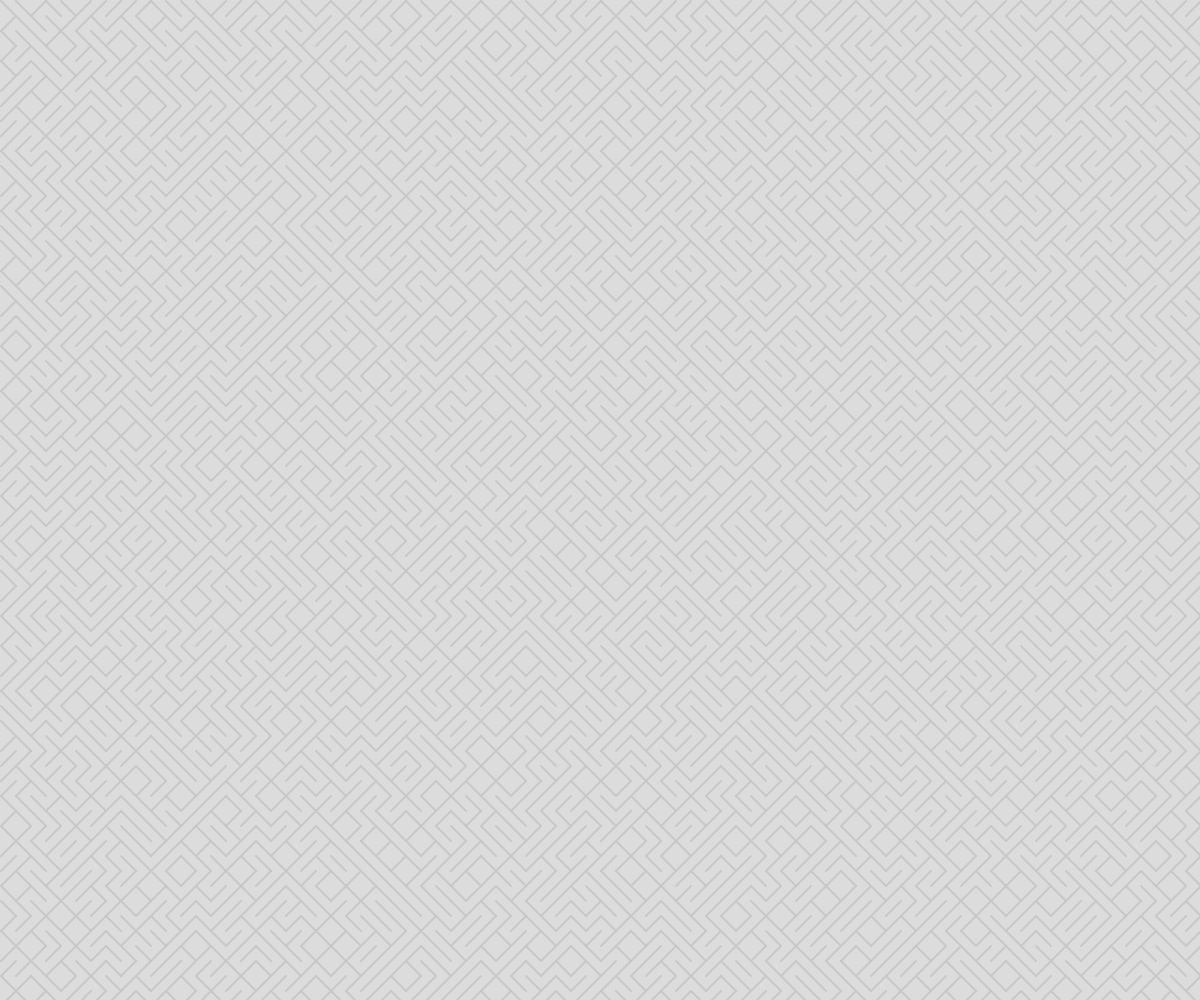
Frame 1 (no input)
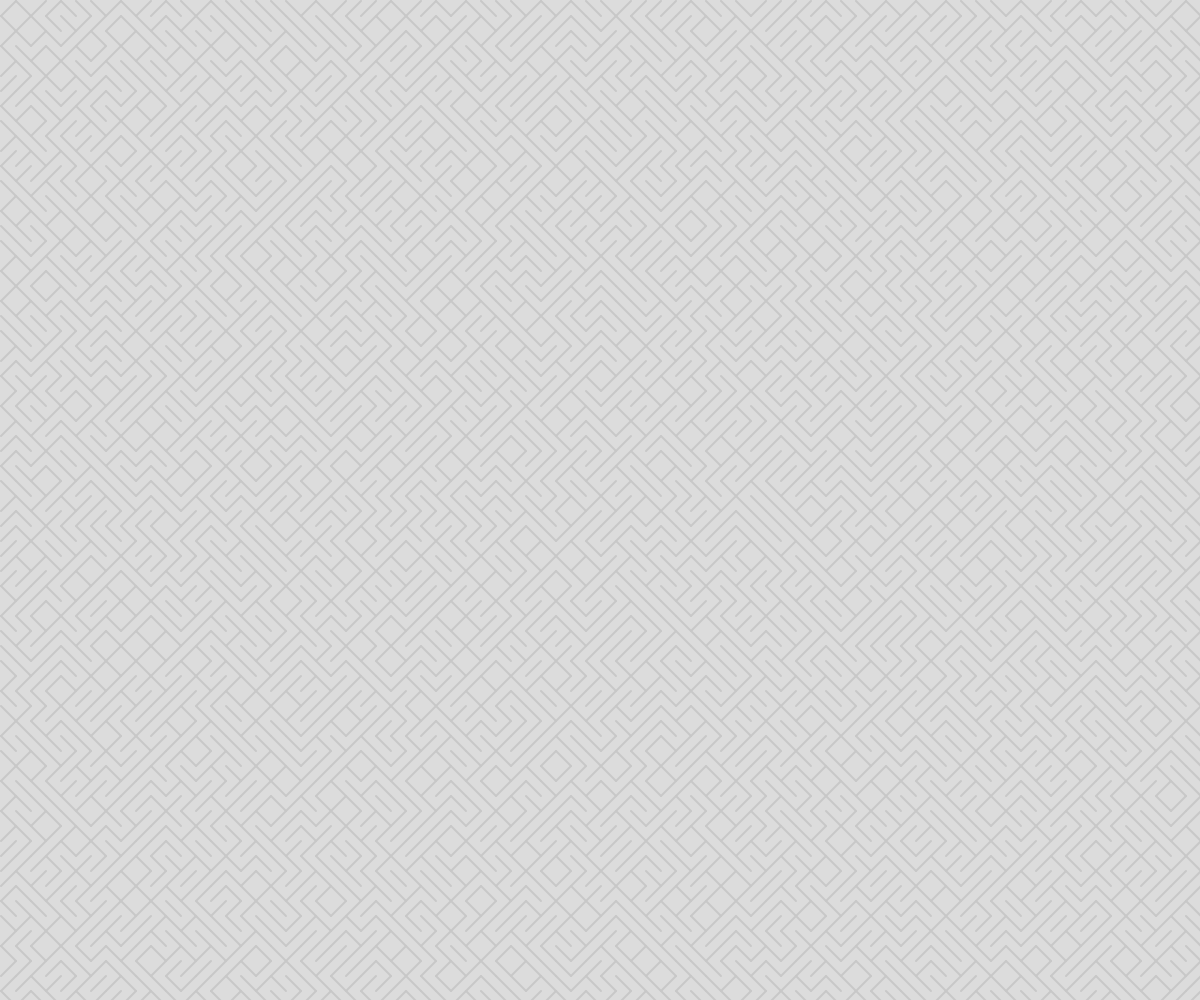
Frame 2 (the mouse pressed at the canvas centre, redrawn once)

The p5.js sketch that drew these frames (run headless with seeded random() and noise() and a simulated clock; the mouse was pressed at the canvas centre and the sketch redrawn once):

// p5.js sketch
// ── sketch.js
// V0.2

let BREITE = 400;
let HOEHE = 400;
let GROESSE = 15;

function setup() {
  BREITE = windowWidth;
  HOEHE = windowHeight;
  createCanvas(BREITE, HOEHE);
  
  strokeWeight(2);
  stroke(200);
}

function draw() {
  background(220);
  for(a = 1; a < BREITE; a+=GROESSE)
    {
      for(b = 1; b < HOEHE; b+=GROESSE)
        {
          if(random([0,1]))
            line(a, b, GROESSE+a, GROESSE+b);
          else
            line(GROESSE+a, b, a, GROESSE+b);
        }
    }
  noLoop();
}

function windowResized() {

  BREITE = windowWidth;
  HOEHE = windowHeight; 

  background(220);
  resizeCanvas(windowWidth, windowHeight);
  loop();
}

function mouseClicked() {
  loop();
}

function keyPressed() {
	console.log("got: key " + key + " keyCode " + keyCode);
	if ( key === 'f' ) {  // f === 70
		let fs = fullscreen();
		fullscreen(!fs);
	}
}
